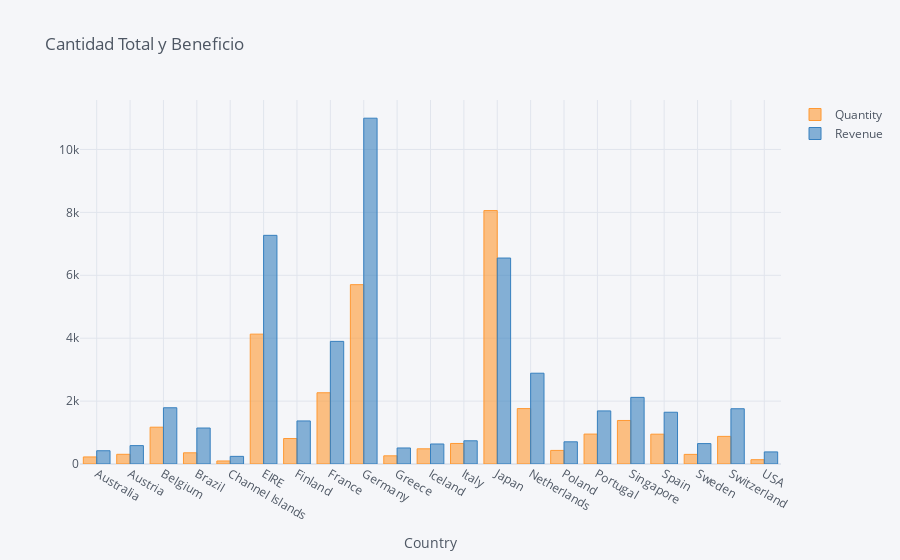

The notebook cell saved with this chart:
### Code cell
data_uk.iplot(kind='bar', 
           xTitle='Country', 
           title='Cantidad Total y Beneficio')

### Figure 1 — Plotly figure (JSON) as saved in the notebook; plotly's stock layout.template omitted (floating-point values rounded to 4 significant figures)
{"data": [{"marker": {"color": "rgba(255, 153, 51, 0.6)", "line": {"color": "rgba(255, 153, 51, 1.0)", "width": 1}}, "name": "Quantity", "orientation": "v", "text": "", "type": "bar", "x": ["Australia", "Austria", "Belgium", "Brazil", "Channel Islands", "EIRE", "Finland", "France", "Germany", "Greece", "Iceland", "Italy", "Japan", "Netherlands", "Poland", "Portugal", "Singapore", "Spain", "Sweden", "Switzerland", "USA"], "y": [224, 308, 1170, 356, 96, 4129, 810, 2265, 5702, 260, 483, 653, 8058, 1762, 432, 951, 1384, 948, 306, 878, 137]}, {"marker": {"color": "rgba(55, 128, 191, 0.6)", "line": {"color": "rgba(55, 128, 191, 1.0)", "width": 1}}, "name": "Revenue", "orientation": "v", "text": "", "type": "bar", "x": ["Australia", "Austria", "Belgium", "Brazil", "Channel Islands", "EIRE", "Finland", "France", "Germany", "Greece", "Iceland", "Italy", "Japan", "Netherlands", "Poland", "Portugal", "Singapore", "Spain", "Sweden", "Switzerland", "USA"], "y": [421.6, 584.8, 1788.0, 1144.0, 243, 7270.0, 1369.0, 3899.0, 10990.0, 509.7, 636.2, 737.8, 6548.0, 2887.0, 705.8, 1688.0, 2119.0, 1646.0, 649.1, 1757.0, 383.9]}], "layout": {"legend": {"bgcolor": "#F5F6F9", "font": {"color": "#4D5663"}}, "paper_bgcolor": "#F5F6F9", "plot_bgcolor": "#F5F6F9", "title": {"font": {"color": "#4D5663"}, "text": "Cantidad Total y Beneficio"}, "xaxis": {"gridcolor": "#E1E5ED", "showgrid": true, "tickfont": {"color": "#4D5663"}, "title": {"font": {"color": "#4D5663"}, "text": "Country"}, "zerolinecolor": "#E1E5ED"}, "yaxis": {"gridcolor": "#E1E5ED", "showgrid": true, "tickfont": {"color": "#4D5663"}, "title": {"font": {"color": "#4D5663"}, "text": ""}, "zerolinecolor": "#E1E5ED"}}}
